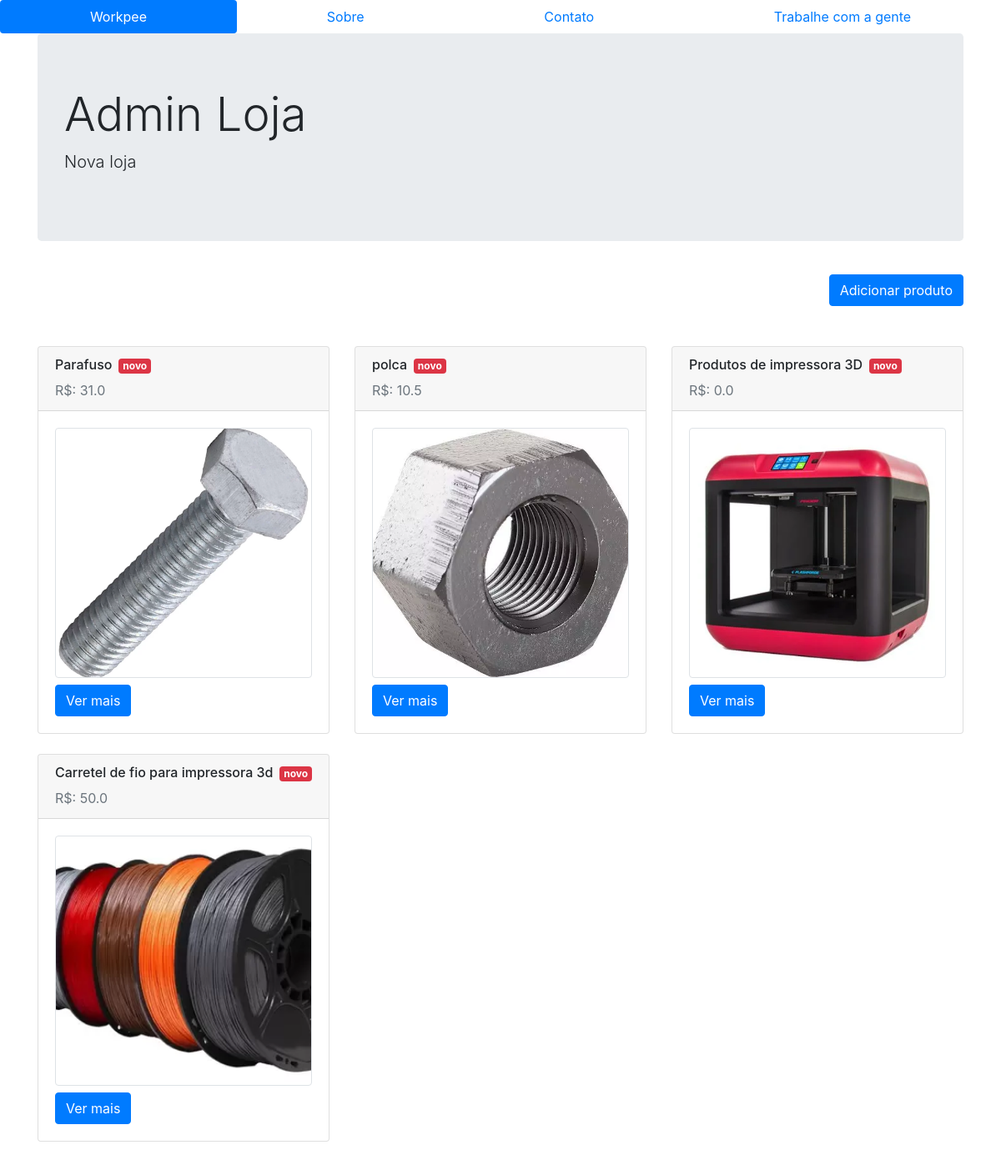
The page /perfil/1 on the database its author committed.
### login/models.py (models this page shows, shortened)
class Loja(models.Model):
    nome = models.CharField(max_length=255, blank=True, null=True, default='')
    descricao = models.TextField(default="Nova loja")

class Produto(models.Model):
    nome = models.CharField(max_length=255, blank=True, null=True, default='')
    preco = models.FloatField()
    descricao = models.TextField()
    imagem = models.FileField(upload_to='produtos/')
    loja = models.ForeignKey(Loja, on_delete=models.SET_NULL, null=True)
    def __str__(self):
        return self.nome

### login/views.py (the view)
# urls.py: re_path('perfil/(?P<id>\d+)', views.perfil, name='perfil'),
def perfil(request, id):
    loja = Loja.objects.get(id=id)
    produtos = Produto.objects.filter(loja=id)
    print(produtos)
    if request.user.is_authenticated:
        usuario = request.user
    else:
        usuario = 'João'
    return render(request, 'workpee/perfil.html', {'produtos': produtos, 'usuario': usuario, 'loja': loja})

### templates/workpee/perfil.html
{% extends 'base.html' %}
{% load static %}
{% block content %}
<div class="container">
    <div class="jumbotron">
        <h1 class="display-4">{{loja.nome}}</h1>
        <p class="lead">{{loja.descricao}}</p>
    </div>
    <div class="text-right">
        <a href="{% url 'acc:add_produto' %}" class="btn btn-primary mt-2">Adicionar produto</a>
    </div>
    <div class="mt-5 mb-3 row">
        {% for produto in produtos %}
        <div class="col-4 mb-4">
            <div class="card">
                <div class="card-header">
                    <h6>{{ produto.nome }}<span class="ml-2 badge badge-danger">novo</span></h6>
                    <div class="text-secondary">R$: {{produto.preco}}</div>
                </div>
                <div class="card-body">
                    <div class="rounded border"
                        style="background-image: url(/media/{{ produto.imagem }}); width: 100%; height: 300px; background-size: cover; background-position: center;">
                    </div>
                    <a href="{% url 'acc:produto' produto.id %}" class="btn btn-primary mt-2 stretched-link">Ver
                        mais</a>
                </div>
            </div>
        </div>
        {% endfor %}
    </div>
    {% endblock content %}

### templates/base.html (shortened to what this page needs)
{% load static %}
<html lang="pt-br">
  <head>
    <link rel="stylesheet" href="{% static 'vendor/css/style.css' %}">
    <link rel="stylesheet" href="{% static 'vendor/css/style.css' %}"/>
    <link rel="stylesheet" href="https://stackpath.bootstrapcdn.com/bootstrap/4.1.3/css/bootstrap.min.css">
  </head>
  <body>
    <nav class="nav nav-pills nav-fill">
      <a class="nav-item nav-link active" href="{% url 'acc:home' %}">Workpee</a>
      <a class="nav-item nav-link" href="#">Sobre</a>
      <a class="nav-item nav-link" href="#">Contato</a>
      <a class="nav-item nav-link" href="#">Trabalhe com a gente</a>
    </nav>
        {% block content %}
        {% endblock content %}
  </body>
</html>

### rows shown on the page
Loja: nome "Admin Loja", descricao "Nova loja"
Produto: nome "Parafuso", preco "31.0", imagem (picture)
Produto: nome "polca", preco "10.5", imagem (picture)
Produto: nome "Produtos de impressora 3D", preco "0.0", imagem (picture)
Produto: nome "Carretel de fio para impressora 3d", preco "50.0", imagem (picture)
